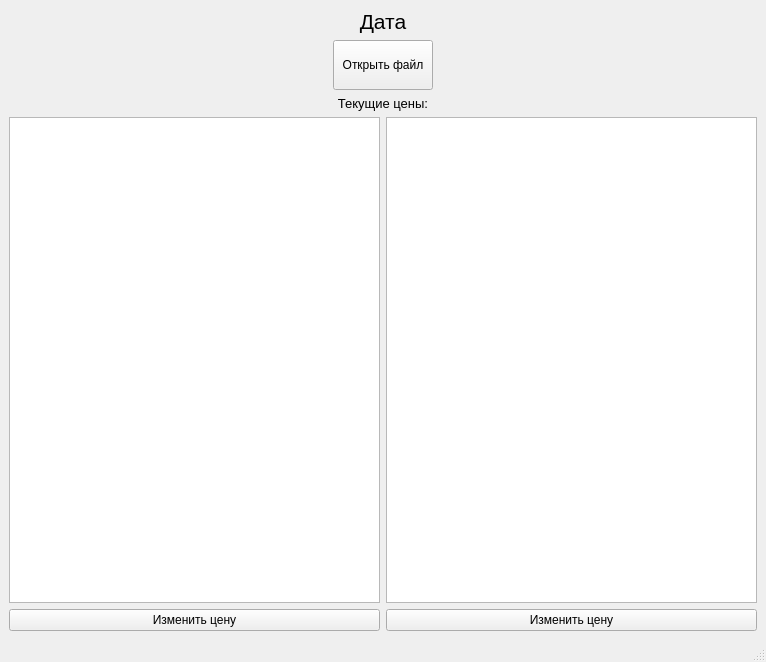
<?xml version="1.0" encoding="UTF-8"?>
<ui version="4.0">
 <class>MainWindow</class>
 <widget class="QMainWindow" name="MainWindow">
  <property name="geometry">
   <rect>
    <x>0</x>
    <y>0</y>
    <width>766</width>
    <height>662</height>
   </rect>
  </property>
  <property name="windowTitle">
   <string>Учет по хлебному производству</string>
  </property>
  <widget class="QWidget" name="centralwidget">
   <layout class="QVBoxLayout" name="verticalLayout">
    <item>
     <widget class="QLabel" name="date_label">
      <property name="font">
       <font>
        <pointsize>16</pointsize>
       </font>
      </property>
      <property name="text">
       <string>Дата</string>
      </property>
      <property name="alignment">
       <set>Qt::AlignCenter</set>
      </property>
     </widget>
    </item>
    <item>
     <layout class="QHBoxLayout" name="horizontalLayout_2">
      <item>
       <spacer name="horizontalSpacer">
        <property name="orientation">
         <enum>Qt::Horizontal</enum>
        </property>
        <property name="sizeHint" stdset="0">
         <size>
          <width>40</width>
          <height>20</height>
         </size>
        </property>
       </spacer>
      </item>
      <item>
       <widget class="QPushButton" name="pushButton">
        <property name="minimumSize">
         <size>
          <width>100</width>
          <height>50</height>
         </size>
        </property>
        <property name="text">
         <string>Открыть файл</string>
        </property>
       </widget>
      </item>
      <item>
       <spacer name="horizontalSpacer_2">
        <property name="orientation">
         <enum>Qt::Horizontal</enum>
        </property>
        <property name="sizeHint" stdset="0">
         <size>
          <width>40</width>
          <height>20</height>
         </size>
        </property>
       </spacer>
      </item>
     </layout>
    </item>
    <item>
     <widget class="QLabel" name="label">
      <property name="font">
       <font>
        <pointsize>10</pointsize>
       </font>
      </property>
      <property name="text">
       <string>Текущие цены:</string>
      </property>
      <property name="alignment">
       <set>Qt::AlignCenter</set>
      </property>
     </widget>
    </item>
    <item>
     <layout class="QHBoxLayout" name="horizontalLayout_5">
      <item>
       <widget class="QListWidget" name="list_of_ingredients">
        <property name="font">
         <font>
          <pointsize>11</pointsize>
         </font>
        </property>
       </widget>
      </item>
      <item>
       <widget class="QListWidget" name="list_of_products">
        <property name="font">
         <font>
          <pointsize>11</pointsize>
         </font>
        </property>
       </widget>
      </item>
     </layout>
    </item>
    <item>
     <layout class="QHBoxLayout" name="horizontalLayout_6">
      <item>
       <widget class="QPushButton" name="change_ignredient_price_but">
        <property name="text">
         <string>Изменить цену</string>
        </property>
       </widget>
      </item>
      <item>
       <widget class="QPushButton" name="change_product_price_but">
        <property name="text">
         <string>Изменить цену</string>
        </property>
       </widget>
      </item>
     </layout>
    </item>
   </layout>
  </widget>
  <widget class="QMenuBar" name="menubar">
   <property name="geometry">
    <rect>
     <x>0</x>
     <y>0</y>
     <width>766</width>
     <height>26</height>
    </rect>
   </property>
  </widget>
  <widget class="QStatusBar" name="statusbar"/>
 </widget>
 <resources/>
 <connections/>
</ui>
